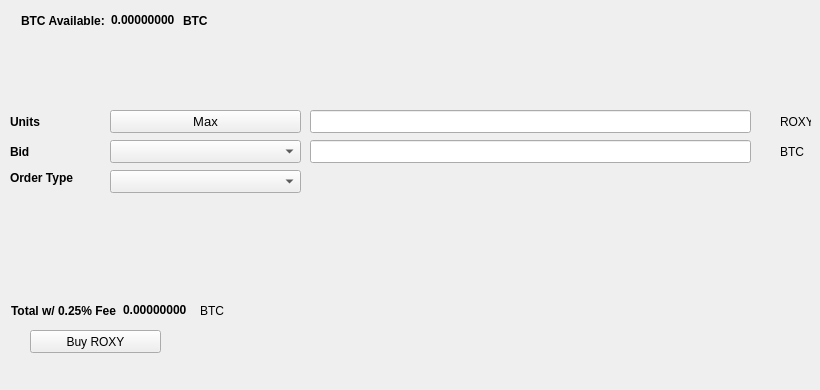
   <widget class="QWidget" name="BuyTab">
    <attribute name="title">
     <string>Buy</string>
    </attribute>
    <widget class="QPushButton" name="BuyROXY">
     <property name="geometry">
      <rect>
       <x>30</x>
       <y>330</y>
       <width>131</width>
       <height>23</height>
      </rect>
     </property>
     <property name="text">
      <string>Buy ROXY</string>
     </property>
     <property name="icon">
      <iconset resource="../roxy.qrc">
       <normaloff>:/icons/bitcoin</normaloff>:/icons/bitcoin</iconset>
     </property>
    </widget>
    <widget class="QLabel" name="label_3">
     <property name="geometry">
      <rect>
       <x>10</x>
       <y>110</y>
       <width>46</width>
       <height>23</height>
      </rect>
     </property>
     <property name="font">
      <font>
       <weight>75</weight>
       <bold>true</bold>
      </font>
     </property>
     <property name="text">
      <string>Units</string>
     </property>
    </widget>
    <widget class="QLineEdit" name="UnitsInput">
     <property name="geometry">
      <rect>
       <x>310</x>
       <y>110</y>
       <width>441</width>
       <height>23</height>
      </rect>
     </property>
     <property name="font">
      <font>
       <pointsize>9</pointsize>
       <weight>75</weight>
       <bold>true</bold>
      </font>
     </property>
    </widget>
    <widget class="QLineEdit" name="BuyBidPriceEdit">
     <property name="geometry">
      <rect>
       <x>310</x>
       <y>140</y>
       <width>441</width>
       <height>23</height>
      </rect>
     </property>
     <property name="font">
      <font>
       <pointsize>9</pointsize>
       <weight>75</weight>
       <bold>true</bold>
      </font>
     </property>
    </widget>
    <widget class="QLabel" name="label_4">
     <property name="geometry">
      <rect>
       <x>780</x>
       <y>110</y>
       <width>31</width>
       <height>23</height>
      </rect>
     </property>
     <property name="text">
      <string>ROXY</string>
     </property>
    </widget>
    <widget class="QLabel" name="label_5">
     <property name="geometry">
      <rect>
       <x>780</x>
       <y>140</y>
       <width>31</width>
       <height>23</height>
      </rect>
     </property>
     <property name="text">
      <string>BTC</string>
     </property>
    </widget>
    <widget class="QLabel" name="label_6">
     <property name="geometry">
      <rect>
       <x>10</x>
       <y>140</y>
       <width>46</width>
       <height>23</height>
      </rect>
     </property>
     <property name="font">
      <font>
       <weight>75</weight>
       <bold>true</bold>
      </font>
     </property>
     <property name="text">
      <string>Bid</string>
     </property>
    </widget>
    <widget class="QLabel" name="label_7">
     <property name="geometry">
      <rect>
       <x>10</x>
       <y>170</y>
       <width>91</width>
       <height>16</height>
      </rect>
     </property>
     <property name="font">
      <font>
       <weight>75</weight>
       <bold>true</bold>
      </font>
     </property>
     <property name="text">
      <string>Order Type</string>
     </property>
    </widget>
    <widget class="QPushButton" name="Buy_Max_Amount">
     <property name="geometry">
      <rect>
       <x>110</x>
       <y>110</y>
       <width>191</width>
       <height>23</height>
      </rect>
     </property>
     <property name="font">
      <font>
       <pointsize>10</pointsize>
      </font>
     </property>
     <property name="text">
      <string>Max</string>
     </property>
    </widget>
    <widget class="QComboBox" name="BuyBidcomboBox">
     <property name="geometry">
      <rect>
       <x>110</x>
       <y>140</y>
       <width>191</width>
       <height>23</height>
      </rect>
     </property>
     <property name="font">
      <font>
       <pointsize>10</pointsize>
      </font>
     </property>
    </widget>
    <widget class="QComboBox" name="buyOrdertypeCombo">
     <property name="geometry">
      <rect>
       <x>110</x>
       <y>170</y>
       <width>191</width>
       <height>23</height>
      </rect>
     </property>
     <property name="font">
      <font>
       <pointsize>10</pointsize>
      </font>
     </property>
    </widget>
    <widget class="QWidget" name="layoutWidget1">
     <property name="geometry">
      <rect>
       <x>21</x>
       <y>11</y>
       <width>227</width>
       <height>19</height>
      </rect>
     </property>
     <layout class="QHBoxLayout" name="horizontalLayout_3">
      <item>
       <widget class="QLabel" name="label232">
        <property name="font">
         <font>
          <weight>75</weight>
          <bold>true</bold>
         </font>
        </property>
        <property name="text">
         <string>BTC Available:</string>
        </property>
       </widget>
      </item>
      <item>
       <widget class="QLabel" name="BtcAvailableLbl">
        <property name="palette">
         <palette>
          <active>
           <colorrole role="WindowText">
            <brush brushstyle="SolidPattern">
             <color alpha="255">
              <red>0</red>
              <green>0</green>
              <blue>0</blue>
             </color>
            </brush>
           </colorrole>
           <colorrole role="Button">
            <brush brushstyle="SolidPattern">
             <color alpha="255">
              <red>0</red>
              <green>170</green>
              <blue>0</blue>
             </color>
            </brush>
           </colorrole>
           <colorrole role="Light">
            <brush brushstyle="SolidPattern">
             <color alpha="255">
              <red>0</red>
              <green>255</green>
              <blue>0</blue>
             </color>
            </brush>
           </colorrole>
           <colorrole role="Midlight">
            <brush brushstyle="SolidPattern">
             <color alpha="255">
              <red>0</red>
              <green>212</green>
              <blue>0</blue>
             </color>
            </brush>
           </colorrole>
           <colorrole role="Dark">
            <brush brushstyle="SolidPattern">
             <color alpha="255">
              <red>0</red>
              <green>85</green>
              <blue>0</blue>
             </color>
            </brush>
           </colorrole>
           <colorrole role="Mid">
            <brush brushstyle="SolidPattern">
             <color alpha="255">
              <red>0</red>
              <green>113</green>
              <blue>0</blue>
             </color>
            </brush>
           </colorrole>
           <colorrole role="Text">
            <brush brushstyle="SolidPattern">
             <color alpha="255">
              <red>0</red>
              <green>170</green>
              <blue>0</blue>
             </color>
            </brush>
           </colorrole>
           <colorrole role="BrightText">
            <brush brushstyle="SolidPattern">
             <color alpha="255">
              <red>255</red>
              <green>255</green>
              <blue>255</blue>
             </color>
            </brush>
           </colorrole>
           <colorrole role="ButtonText">
            <brush brushstyle="SolidPattern">
             <color alpha="255">
              <red>0</red>
              <green>0</green>
              <blue>0</blue>
             </color>
            </brush>
           </colorrole>
           <colorrole role="Base">
            <brush brushstyle="SolidPattern">
             <color alpha="255">
              <red>255</red>
              <green>255</green>
              <blue>255</blue>
             </color>
            </brush>
           </colorrole>
           <colorrole role="Window">
            <brush brushstyle="SolidPattern">
             <color alpha="255">
              <red>0</red>
              <green>170</green>
              <blue>0</blue>
             </color>
            </brush>
           </colorrole>
           <colorrole role="Shadow">
            <brush brushstyle="SolidPattern">
             <color alpha="255">
              <red>0</red>
              <green>0</green>
              <blue>0</blue>
             </color>
            </brush>
           </colorrole>
           <colorrole role="AlternateBase">
            <brush brushstyle="SolidPattern">
             <color alpha="255">
              <red>127</red>
              <green>212</green>
              <blue>127</blue>
             </color>
            </brush>
           </colorrole>
           <colorrole role="ToolTipBase">
            <brush brushstyle="SolidPattern">
             <color alpha="255">
              <red>255</red>
              <green>255</green>
              <blue>220</blue>
             </color>
            </brush>
           </colorrole>
           <colorrole role="ToolTipText">
            <brush brushstyle="SolidPattern">
             <color alpha="255">
              <red>0</red>
              <green>0</green>
              <blue>0</blue>
             </color>
            </brush>
           </colorrole>
          </active>
          <inactive>
           <colorrole role="WindowText">
            <brush brushstyle="SolidPattern">
             <color alpha="255">
              <red>0</red>
              <green>0</green>
              <blue>0</blue>
             </color>
            </brush>
           </colorrole>
           <colorrole role="Button">
            <brush brushstyle="SolidPattern">
             <color alpha="255">
              <red>0</red>
              <green>170</green>
              <blue>0</blue>
             </color>
            </brush>
           </colorrole>
           <colorrole role="Light">
            <brush brushstyle="SolidPattern">
             <color alpha="255">
              <red>0</red>
              <green>255</green>
              <blue>0</blue>
             </color>
            </brush>
           </colorrole>
           <colorrole role="Midlight">
            <brush brushstyle="SolidPattern">
             <color alpha="255">
              <red>0</red>
              <green>212</green>
              <blue>0</blue>
             </color>
            </brush>
           </colorrole>
           <colorrole role="Dark">
            <brush brushstyle="SolidPattern">
             <color alpha="255">
              <red>0</red>
              <green>85</green>
              <blue>0</blue>
             </color>
            </brush>
           </colorrole>
           <colorrole role="Mid">
            <brush brushstyle="SolidPattern">
             <color alpha="255">
              <red>0</red>
              <green>113</green>
              <blue>0</blue>
             </color>
            </brush>
           </colorrole>
           <colorrole role="Text">
            <brush brushstyle="SolidPattern">
             <color alpha="255">
              <red>0</red>
              <green>170</green>
              <blue>0</blue>
             </color>
            </brush>
           </colorrole>
           <colorrole role="BrightText">
            <brush brushstyle="SolidPattern">
             <color alpha="255">
              <red>255</red>
              <green>255</green>
              <blue>255</blue>
             </color>
            </brush>
           </colorrole>
           <colorrole role="ButtonText">
            <brush brushstyle="SolidPattern">
             <color alpha="255">
              <red>0</red>
              <green>0</green>
              <blue>0</blue>
             </color>
            </brush>
           </colorrole>
           <colorrole role="Base">
            <brush brushstyle="SolidPattern">
             <color alpha="255">
              <red>255</red>
              <green>255</green>
              <blue>255</blue>
             </color>
            </brush>
           </colorrole>
           <colorrole role="Window">
            <brush brushstyle="SolidPattern">
             <color alpha="255">
              <red>0</red>
              <green>170</green>
              <blue>0</blue>
             </color>
            </brush>
           </colorrole>
           <colorrole role="Shadow">
            <brush brushstyle="SolidPattern">
             <color alpha="255">
              <red>0</red>
              <green>0</green>
              <blue>0</blue>
             </color>
            </brush>
           </colorrole>
           <colorrole role="AlternateBase">
            <brush brushstyle="SolidPattern">
             <color alpha="255">
              <red>127</red>
              <green>212</green>
              <blue>127</blue>
             </color>
            </brush>
           </colorrole>
           <colorrole role="ToolTipBase">
            <brush brushstyle="SolidPattern">
             <color alpha="255">
              <red>255</red>
              <green>255</green>
              <blue>220</blue>
             </color>
            </brush>
           </colorrole>
           <colorrole role="ToolTipText">
            <brush brushstyle="SolidPattern">
             <color alpha="255">
              <red>0</red>
              <green>0</green>
              <blue>0</blue>
             </color>
            </brush>
           </colorrole>
          </inactive>
          <disabled>
           <colorrole role="WindowText">
            <brush brushstyle="SolidPattern">
             <color alpha="255">
              <red>0</red>
              <green>85</green>
              <blue>0</blue>
             </color>
            </brush>
           </colorrole>
           <colorrole role="Button">
            <brush brushstyle="SolidPattern">
             <color alpha="255">
              <red>0</red>
              <green>170</green>
              <blue>0</blue>
             </color>
            </brush>
           </colorrole>
           <colorrole role="Light">
            <brush brushstyle="SolidPattern">
             <color alpha="255">
              <red>0</red>
              <green>255</green>
              <blue>0</blue>
             </color>
            </brush>
           </colorrole>
           <colorrole role="Midlight">
            <brush brushstyle="SolidPattern">
             <color alpha="255">
              <red>0</red>
              <green>212</green>
              <blue>0</blue>
             </color>
            </brush>
           </colorrole>
           <colorrole role="Dark">
            <brush brushstyle="SolidPattern">
             <color alpha="255">
              <red>0</red>
              <green>85</green>
              <blue>0</blue>
             </color>
            </brush>
           </colorrole>
           <colorrole role="Mid">
            <brush brushstyle="SolidPattern">
             <color alpha="255">
              <red>0</red>
              <green>113</green>
              <blue>0</blue>
             </color>
            </brush>
           </colorrole>
           <colorrole role="Text">
            <brush brushstyle="SolidPattern">
             <color alpha="255">
              <red>0</red>
              <green>85</green>
              <blue>0</blue>
             </color>
            </brush>
           </colorrole>
           <colorrole role="BrightText">
            <brush brushstyle="SolidPattern">
             <color alpha="255">
              <red>255</red>
              <green>255</green>
              <blue>255</blue>
             </color>
            </brush>
           </colorrole>
           <colorrole role="ButtonText">
            <brush brushstyle="SolidPattern">
             <color alpha="255">
              <red>0</red>
              <green>85</green>
              <blue>0</blue>
             </color>
            </brush>
           </colorrole>
           <colorrole role="Base">
            <brush brushstyle="SolidPattern">
             <color alpha="255">
              <red>0</red>
              <green>170</green>
              <blue>0</blue>
             </color>
            </brush>
           </colorrole>
           <colorrole role="Window">
            <brush brushstyle="SolidPattern">
             <color alpha="255">
              <red>0</red>
              <green>170</green>
              <blue>0</blue>
             </color>
            </brush>
           </colorrole>
           <colorrole role="Shadow">
            <brush brushstyle="SolidPattern">
             <color alpha="255">
              <red>0</red>
              <green>0</green>
              <blue>0</blue>
             </color>
            </brush>
           </colorrole>
           <colorrole role="AlternateBase">
            <brush brushstyle="SolidPattern">
             <color alpha="255">
              <red>0</red>
              <green>170</green>
              <blue>0</blue>
             </color>
            </brush>
           </colorrole>
           <colorrole role="ToolTipBase">
            <brush brushstyle="SolidPattern">
             <color alpha="255">
              <red>255</red>
              <green>255</green>
              <blue>220</blue>
             </color>
            </brush>
           </colorrole>
           <colorrole role="ToolTipText">
            <brush brushstyle="SolidPattern">
             <color alpha="255">
              <red>0</red>
              <green>0</green>
              <blue>0</blue>
             </color>
            </brush>
           </colorrole>
          </disabled>
         </palette>
        </property>
        <property name="font">
         <font>
          <weight>75</weight>
          <bold>true</bold>
         </font>
        </property>
        <property name="text">
         <string>0.00000000</string>
        </property>
        <property name="textInteractionFlags">
         <set>Qt::LinksAccessibleByMouse|Qt::TextSelectableByKeyboard|Qt::TextSelectableByMouse</set>
        </property>
       </widget>
      </item>
      <item>
       <widget class="QLabel" name="BtcAvailableLbl_2">
        <property name="font">
         <font>
          <weight>75</weight>
          <bold>true</bold>
         </font>
        </property>
        <property name="text">
         <string>BTC</string>
        </property>
       </widget>
      </item>
     </layout>
    </widget>
    <widget class="QWidget" name="layoutWidge2">
     <property name="geometry">
      <rect>
       <x>11</x>
       <y>301</y>
       <width>259</width>
       <height>19</height>
      </rect>
     </property>
     <layout class="QHBoxLayout" name="horizontalLayout_4">
      <item>
       <widget class="QLabel" name="label_9">
        <property name="font">
         <font>
          <weight>75</weight>
          <bold>true</bold>
         </font>
        </property>
        <property name="text">
         <string>Total w/ 0.25% Fee</string>
        </property>
       </widget>
      </item>
      <item>
       <widget class="QLabel" name="BuyCostLabel">
        <property name="palette">
         <palette>
          <active>
           <colorrole role="WindowText">
            <brush brushstyle="SolidPattern">
             <color alpha="255">
              <red>0</red>
              <green>0</green>
              <blue>0</blue>
             </color>
            </brush>
           </colorrole>
           <colorrole role="Button">
            <brush brushstyle="SolidPattern">
             <color alpha="255">
              <red>0</red>
              <green>170</green>
              <blue>0</blue>
             </color>
            </brush>
           </colorrole>
           <colorrole role="Light">
            <brush brushstyle="SolidPattern">
             <color alpha="255">
              <red>0</red>
              <green>255</green>
              <blue>0</blue>
             </color>
            </brush>
           </colorrole>
           <colorrole role="Midlight">
            <brush brushstyle="SolidPattern">
             <color alpha="255">
              <red>0</red>
              <green>212</green>
              <blue>0</blue>
             </color>
            </brush>
           </colorrole>
           <colorrole role="Dark">
            <brush brushstyle="SolidPattern">
             <color alpha="255">
              <red>0</red>
              <green>85</green>
              <blue>0</blue>
             </color>
            </brush>
           </colorrole>
           <colorrole role="Mid">
            <brush brushstyle="SolidPattern">
             <color alpha="255">
              <red>0</red>
              <green>113</green>
              <blue>0</blue>
             </color>
            </brush>
           </colorrole>
           <colorrole role="Text">
            <brush brushstyle="SolidPattern">
             <color alpha="255">
              <red>0</red>
              <green>170</green>
              <blue>0</blue>
             </color>
            </brush>
           </colorrole>
           <colorrole role="BrightText">
            <brush brushstyle="SolidPattern">
             <color alpha="255">
              <red>255</red>
              <green>255</green>
              <blue>255</blue>
             </color>
            </brush>
           </colorrole>
           <colorrole role="ButtonText">
            <brush brushstyle="SolidPattern">
             <color alpha="255">
              <red>0</red>
              <green>0</green>
              <blue>0</blue>
             </color>
            </brush>
           </colorrole>
           <colorrole role="Base">
            <brush brushstyle="SolidPattern">
             <color alpha="255">
              <red>255</red>
              <green>255</green>
              <blue>255</blue>
             </color>
            </brush>
           </colorrole>
           <colorrole role="Window">
            <brush brushstyle="SolidPattern">
             <color alpha="255">
              <red>0</red>
              <green>170</green>
              <blue>0</blue>
             </color>
            </brush>
           </colorrole>
           <colorrole role="Shadow">
            <brush brushstyle="SolidPattern">
             <color alpha="255">
              <red>0</red>
              <green>0</green>
              <blue>0</blue>
             </color>
            </brush>
           </colorrole>
           <colorrole role="AlternateBase">
            <brush brushstyle="SolidPattern">
             <color alpha="255">
              <red>127</red>
              <green>212</green>
              <blue>127</blue>
             </color>
            </brush>
           </colorrole>
           <colorrole role="ToolTipBase">
            <brush brushstyle="SolidPattern">
             <color alpha="255">
              <red>255</red>
              <green>255</green>
              <blue>220</blue>
             </color>
            </brush>
           </colorrole>
           <colorrole role="ToolTipText">
            <brush brushstyle="SolidPattern">
             <color alpha="255">
              <red>0</red>
              <green>0</green>
              <blue>0</blue>
             </color>
            </brush>
           </colorrole>
          </active>
          <inactive>
           <colorrole role="WindowText">
            <brush brushstyle="SolidPattern">
             <color alpha="255">
              <red>0</red>
              <green>0</green>
              <blue>0</blue>
             </color>
            </brush>
           </colorrole>
           <colorrole role="Button">
            <brush brushstyle="SolidPattern">
             <color alpha="255">
              <red>0</red>
              <green>170</green>
              <blue>0</blue>
             </color>
            </brush>
           </colorrole>
           <colorrole role="Light">
            <brush brushstyle="SolidPattern">
             <color alpha="255">
              <red>0</red>
              <green>255</green>
              <blue>0</blue>
             </color>
            </brush>
           </colorrole>
           <colorrole role="Midlight">
            <brush brushstyle="SolidPattern">
             <color alpha="255">
              <red>0</red>
              <green>212</green>
              <blue>0</blue>
             </color>
            </brush>
           </colorrole>
           <colorrole role="Dark">
            <brush brushstyle="SolidPattern">
             <color alpha="255">
              <red>0</red>
              <green>85</green>
              <blue>0</blue>
             </color>
            </brush>
           </colorrole>
           <colorrole role="Mid">
            <brush brushstyle="SolidPattern">
             <color alpha="255">
              <red>0</red>
              <green>113</green>
              <blue>0</blue>
             </color>
            </brush>
           </colorrole>
           <colorrole role="Text">
            <brush brushstyle="SolidPattern">
             <color alpha="255">
              <red>0</red>
              <green>170</green>
              <blue>0</blue>
             </color>
            </brush>
           </colorrole>
           <colorrole role="BrightText">
            <brush brushstyle="SolidPattern">
             <color alpha="255">
              <red>255</red>
              <green>255</green>
              <blue>255</blue>
             </color>
            </brush>
           </colorrole>
           <colorrole role="ButtonText">
            <brush brushstyle="SolidPattern">
             <color alpha="255">
              <red>0</red>
              <green>0</green>
              <blue>0</blue>
             </color>
            </brush>
           </colorrole>
           <colorrole role="Base">
            <brush brushstyle="SolidPattern">
             <color alpha="255">
              <red>255</red>
              <green>255</green>
              <blue>255</blue>
             </color>
            </brush>
           </colorrole>
           <colorrole role="Window">
            <brush brushstyle="SolidPattern">
             <color alpha="255">
              <red>0</red>
              <green>170</green>
              <blue>0</blue>
             </color>
            </brush>
           </colorrole>
           <colorrole role="Shadow">
            <brush brushstyle="SolidPattern">
             <color alpha="255">
              <red>0</red>
              <green>0</green>
              <blue>0</blue>
             </color>
            </brush>
           </colorrole>
           <colorrole role="AlternateBase">
            <brush brushstyle="SolidPattern">
             <color alpha="255">
              <red>127</red>
              <green>212</green>
              <blue>127</blue>
             </color>
            </brush>
           </colorrole>
           <colorrole role="ToolTipBase">
            <brush brushstyle="SolidPattern">
             <color alpha="255">
              <red>255</red>
              <green>255</green>
              <blue>220</blue>
             </color>
            </brush>
           </colorrole>
           <colorrole role="ToolTipText">
            <brush brushstyle="SolidPattern">
             <color alpha="255">
              <red>0</red>
              <green>0</green>
              <blue>0</blue>
             </color>
            </brush>
           </colorrole>
          </inactive>
          <disabled>
           <colorrole role="WindowText">
            <brush brushstyle="SolidPattern">
             <color alpha="255">
              <red>0</red>
              <green>85</green>
              <blue>0</blue>
             </color>
            </brush>
           </colorrole>
           <colorrole role="Button">
            <brush brushstyle="SolidPattern">
             <color alpha="255">
              <red>0</red>
              <green>170</green>
              <blue>0</blue>
             </color>
            </brush>
           </colorrole>
           <colorrole role="Light">
            <brush brushstyle="SolidPattern">
             <color alpha="255">
              <red>0</red>
              <green>255</green>
              <blue>0</blue>
             </color>
            </brush>
           </colorrole>
           <colorrole role="Midlight">
            <brush brushstyle="SolidPattern">
             <color alpha="255">
              <red>0</red>
              <green>212</green>
              <blue>0</blue>
             </color>
            </brush>
           </colorrole>
           <colorrole role="Dark">
            <brush brushstyle="SolidPattern">
             <color alpha="255">
              <red>0</red>
              <green>85</green>
              <blue>0</blue>
             </color>
            </brush>
           </colorrole>
           <colorrole role="Mid">
            <brush brushstyle="SolidPattern">
             <color alpha="255">
              <red>0</red>
              <green>113</green>
              <blue>0</blue>
             </color>
            </brush>
           </colorrole>
           <colorrole role="Text">
            <brush brushstyle="SolidPattern">
             <color alpha="255">
              <red>0</red>
              <green>85</green>
              <blue>0</blue>
             </color>
            </brush>
           </colorrole>
           <colorrole role="BrightText">
            <brush brushstyle="SolidPattern">
             <color alpha="255">
              <red>255</red>
              <green>255</green>
              <blue>255</blue>
             </color>
            </brush>
           </colorrole>
           <colorrole role="ButtonText">
            <brush brushstyle="SolidPattern">
             <color alpha="255">
              <red>0</red>
              <green>85</green>
              <blue>0</blue>
             </color>
            </brush>
           </colorrole>
           <colorrole role="Base">
            <brush brushstyle="SolidPattern">
             <color alpha="255">
              <red>0</red>
              <green>170</green>
              <blue>0</blue>
             </color>
            </brush>
           </colorrole>
           <colorrole role="Window">
            <brush brushstyle="SolidPattern">
             <color alpha="255">
              <red>0</red>
              <green>170</green>
              <blue>0</blue>
             </color>
            </brush>
           </colorrole>
           <colorrole role="Shadow">
            <brush brushstyle="SolidPattern">
             <color alpha="255">
              <red>0</red>
              <green>0</green>
              <blue>0</blue>
             </color>
            </brush>
           </colorrole>
           <colorrole role="AlternateBase">
            <brush brushstyle="SolidPattern">
             <color alpha="255">
              <red>0</red>
              <green>170</green>
              <blue>0</blue>
             </color>
            </brush>
           </colorrole>
           <colorrole role="ToolTipBase">
            <brush brushstyle="SolidPattern">
             <color alpha="255">
              <red>255</red>
              <green>255</green>
              <blue>220</blue>
             </color>
            </brush>
           </colorrole>
           <colorrole role="ToolTipText">
            <brush brushstyle="SolidPattern">
             <color alpha="255">
              <red>0</red>
              <green>0</green>
              <blue>0</blue>
             </color>
            </brush>
           </colorrole>
          </disabled>
         </palette>
        </property>
        <property name="font">
         <font>
          <weight>75</weight>
          <bold>true</bold>
         </font>
        </property>
        <property name="autoFillBackground">
         <bool>false</bool>
        </property>
        <property name="text">
         <string>0.00000000</string>
        </property>
        <property name="textInteractionFlags">
         <set>Qt::LinksAccessibleByMouse|Qt::TextSelectableByMouse</set>
        </property>
       </widget>
      </item>
      <item>
       <widget class="QLabel" name="label_10">
        <property name="font">
         <font>
          <weight>50</weight>
          <bold>false</bold>
         </font>
        </property>
        <property name="text">
         <string>BTC</string>
        </property>
       </widget>
      </item>
     </layout>
    </widget>
    <widget class="QLabel" name="label_24">
     <property name="geometry">
      <rect>
       <x>460</x>
       <y>300</y>
       <width>281</width>
       <height>81</height>
      </rect>
     </property>
     <property name="text">
      <string/>
     </property>
     <property name="pixmap">
      <pixmap>:/images/bittrex</pixmap>
     </property>
    </widget>
   </widget>
